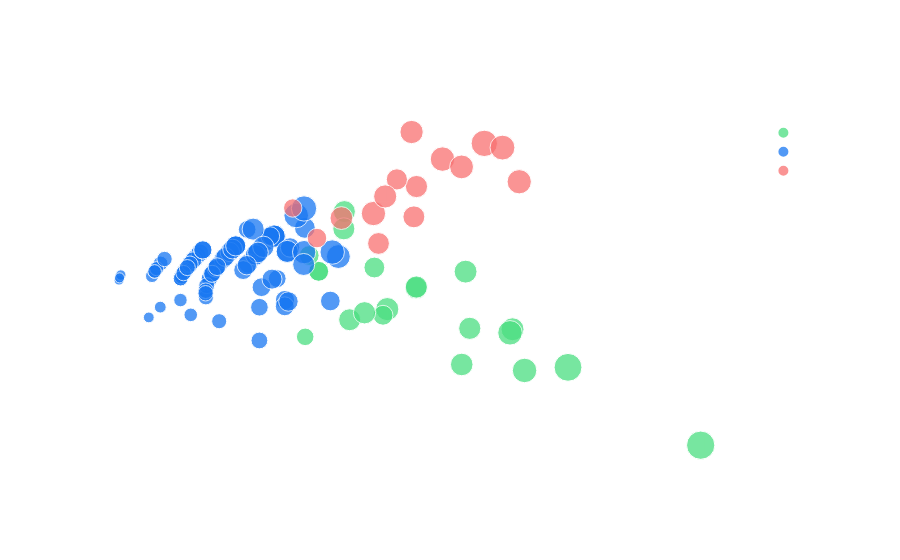

This figure's notebook cell:
### Code cell
# PCA visualization
pca  = PCA(n_components=2, random_state=42)
X_2d = pca.fit_transform(X_scaled)

pca_df = pd.DataFrame({
    "PC1":     X_2d[:, 0],
    "PC2":     X_2d[:, 1],
    "Cluster": cluster_df["cluster"].map(cluster_names),
    ps_col:    cluster_df[ps_col].round(2),
    er_col:    cluster_df[er_col].round(2),
})

fig = px.scatter(
    pca_df, x="PC1", y="PC2",
    color="Cluster", size=ps_col,
    hover_data={ps_col: True, er_col: True, "PC1": False, "PC2": False},
    color_discrete_sequence=["#4ade80", BRAND_BLUE, "#f87171"],
    title="Post Clusters — 2D Visualization (PCA)",
    labels={
        "PC1": f"PC1 ({pca.explained_variance_ratio_[0]*100:.1f}% variance)",
        "PC2": f"PC2 ({pca.explained_variance_ratio_[1]*100:.1f}% variance)",
    }
)
fig.update_traces(marker=dict(opacity=0.75, line=dict(width=1, color="white")))
fig.update_layout(
    plot_bgcolor="rgba(0,0,0,0)",
    paper_bgcolor="rgba(0,0,0,0)",
    font_color="rgba(255,255,255,0.8)"
)
fig.show()
print(f"PCA explains {sum(pca.explained_variance_ratio_)*100:.1f}% of total variance")

### Figure 1 — Plotly figure (JSON) as saved in the notebook; plotly's stock layout.template omitted (floating-point values rounded to 4 significant figures; data arrays with more than 128 entries replaced by an {"elided": "..."} marker saying what was removed)
{"data": [{"customdata": [[48.49, 7.29], [41.24, 4.72], [64.78, 4.59], [62.74, 16.51], [43.37, 14.47], [42.38, 16.39], [39.82, 8.21], [32.09, 16.22], [35.08, 13.79], [32.11, 9.76], [32.09, 16.22], [39.32, 28.57], [24.93, 4.29], [39.1, 15.52], [40.19, 13.7], [31.75, 18.52], [39.45, 26.32], [42.71, 6.94], [39.54, 12.82], [48.7, 10.14], [39.66, 12.99]], "hovertemplate": "Cluster=✅ Solid Posts<br>performance_score=%{customdata[0]}<br>engagement_rate_pct=%{customdata[1]}<extra></extra>", "legendgroup": "✅ Solid Posts", "marker": {"color": "#4ade80", "line": {"color": "white", "width": 1}, "opacity": 0.75, "size": [48.49, 41.24, 64.78, 62.74, 43.37, 42.38, 39.82, 32.09, 35.08, 32.11, 32.09, 39.32, 24.93, 39.1, 40.19, 31.75, 39.45, 42.71, 39.54, 48.7, 39.66], "sizemode": "area", "sizeref": 0.162, "symbol": "circle"}, "mode": "markers", "name": "✅ Solid Posts", "orientation": "v", "showlegend": true, "type": "scatter", "x": [4.597, 3.413, 7.913, 5.415, 2.011, 3.486, 3.565, 0.7194, 1.768, 1.931, 0.7194, 1.203, 0.4655, 1.303, 1.583, 0.541, 1.193, 4.37, 2.553, 4.323, 2.559], "xaxis": "x", "y": [-3.363, -3.173, -5.747, -3.264, -1.408, -0.212, -2.021, -0.2031, -0.08154, -1.605, -0.2031, 1.701, -2.292, -1.747, -1.525, 0.3013, 1.152, -2.05, -0.7297, -2.164, -0.7023], "yaxis": "y"}, {"customdata": {"elided": "87x2 float values"}, "hovertemplate": "Cluster=📉 Low Impact<br>performance_score=%{customdata[0]}<br>engagement_rate_pct=%{customdata[1]}<extra></extra>", "legendgroup": "📉 Low Impact", "marker": {"color": "#1877F2", "line": {"color": "white", "width": 1}, "opacity": 0.75, "size": [27.39, 35.04, 22.56, 13.77, 18.76, 18.46, 34.0, 26.22, 29.95, 21.97, 24.92, 15.86, 14.72, 21.97, 19.24, 40.92, 40.92, 31.42, 39.57, 32.92, 15.02, 40.92, 32.92, 29.01, 31.11, 24.06, 23.89, 19.99, 7.78, 46.2, 22.28, 17.8, 9.43, 28.55, 30.64, 17.55, 25.17, 23.52, 18.6, 20.59, 18.31, 8.92, 11.3, 28.15, 15.02, 25.17, 15.86, 25.67, 19.65, 25.89, 48.97, 28.57, 51.77, 8.25, 23.29, 19.99, 19.6, 32.5, 34.0, 39.57, 44.12, 30.71, 28.92, 26.98, 30.9, 17.8, 19.26, 21.97, 31.75, 19.24, 19.08, 23.52, 15.02, 26.98, 48.38, 22.81, 39.3, 25.17, 39.32, 20.89, 32.92, 36.94, 28.99, 25.26, 34.89, 30.52, 25.67], "sizemode": "area", "sizeref": 0.162, "symbol": "circle"}, "mode": "markers", "name": "📉 Low Impact", "orientation": "v", "showlegend": true, "type": "scatter", "x": [-0.2694, 0.4597, -1.324, -2.419, -1.404, -1.154, -0.4677, -1.168, 0.08518, -1.705, -1.564, -2.334, -1.883, -1.705, -1.825, -0.1209, -0.1209, 0.9392, 0.1268, -0.8424, -1.689, -0.1209, -0.8424, 0.08095, -0.6057, -1.606, -1.271, -1.794, -3.041, 1.09, -1.335, -1.88, -2.48, -0.1925, 0.1804, -2.256, -1.216, -1.286, -1.85, -1.389, -1.861, -3.007, -2.263, -1.078, -2.37, -1.216, -2.334, -0.06089, -1.407, -1.516, 0.2967, -0.3572, 0.4438, -3.029, -1.643, -1.794, -1.81, -0.1591, -0.4677, 0.1268, 0.4462, -0.9528, -1.04, -1.462, 0.1498, -1.88, -1.41, -1.705, -0.9011, -1.825, -2.183, -1.286, -2.37, -1.462, 0.9745, -0.3966, 0.4376, -0.6269, -0.5143, -1.754, -0.8424, -0.3224, -0.7018, -0.3963, -0.4242, -0.633, -1.193], "xaxis": "x", "y": [0.7407, 1.182, -0.3935, -0.3532, -1.03, -1.793, 0.3188, -0.001048, -1.118, 0.02388, 0.298, -0.1175, -1.12, 0.02388, -0.26, 0.9181, 0.9181, -1.149, 0.4325, 0.608, -1.591, 0.9181, 0.608, -1.319, 0.04895, 0.2201, -0.2413, -0.1772, -0.4858, 0.2683, -0.4275, -0.433, -1.673, 0.919, 0.5581, 0.04838, -0.1056, -0.2821, -0.3342, -0.659, -0.3687, -0.322, -1.345, 0.1836, -0.207, -0.1056, -0.1175, -0.4352, -0.8207, 0.384, 1.577, -0.7084, 1.801, -0.4116, 0.1491, -0.1772, -0.2198, -0.4521, 0.3188, 0.4325, 0.4091, 0.4155, 0.2547, 0.4795, -1.164, -0.433, -0.902, 0.02388, 0.5072, -0.26, 0.1896, -0.2821, -0.207, 0.4795, 0.4114, -2.408, 0.01531, 1.134, 1.142, -0.08349, 0.608, 0.5795, -0.1626, -1.347, 0.3989, -0.008467, -0.05496], "yaxis": "y"}, {"customdata": [[39.94, 21.88], [48.53, 25.71], [47.95, 27.59], [30.9, 11.86], [45.95, 20.41], [56.35, 31.25], [50.05, 27.27], [43.9, 25.93], [38.93, 18.18], [36.33, 20.69], [27.39, 13.89], [42.14, 24.14], [47.73, 19.64], [43.33, 22.86], [38.46, 14.75]], "hovertemplate": "Cluster=🔥 High Impact<br>performance_score=%{customdata[0]}<br>engagement_rate_pct=%{customdata[1]}<extra></extra>", "legendgroup": "🔥 High Impact", "marker": {"color": "#f87171", "line": {"color": "white", "width": 1}, "opacity": 0.75, "size": [39.94, 48.53, 47.95, 30.9, 45.95, 56.35, 50.05, 43.9, 38.93, 36.33, 27.39, 42.14, 47.73, 43.33, 38.46], "sizemode": "area", "sizeref": 0.162, "symbol": "circle"}, "mode": "markers", "name": "🔥 High Impact", "orientation": "v", "showlegend": true, "type": "scatter", "x": [2.561, 3.051, 1.751, 0.6874, 3.411, 3.838, 4.181, 2.469, 2.512, 2.192, 0.231, 1.148, 4.496, 1.972, 1.846], "xaxis": "x", "y": [2.501, 3.376, 1.64, 0.8571, 3.127, 3.877, 3.742, 4.239, 1.534, 2.728, 1.817, 1.495, 2.653, 2.185, 0.6855], "yaxis": "y"}], "layout": {"font": {"color": "rgba(255,255,255,0.8)"}, "legend": {"itemsizing": "constant", "title": {"text": "Cluster"}, "tracegroupgap": 0}, "paper_bgcolor": "rgba(0,0,0,0)", "plot_bgcolor": "rgba(0,0,0,0)", "title": {"text": "Post Clusters — 2D Visualization (PCA)"}, "xaxis": {"anchor": "y", "domain": [0, 1], "title": {"text": "PC1 (41.1% variance)"}}, "yaxis": {"anchor": "x", "domain": [0, 1], "title": {"text": "PC2 (20.6% variance)"}}}}
